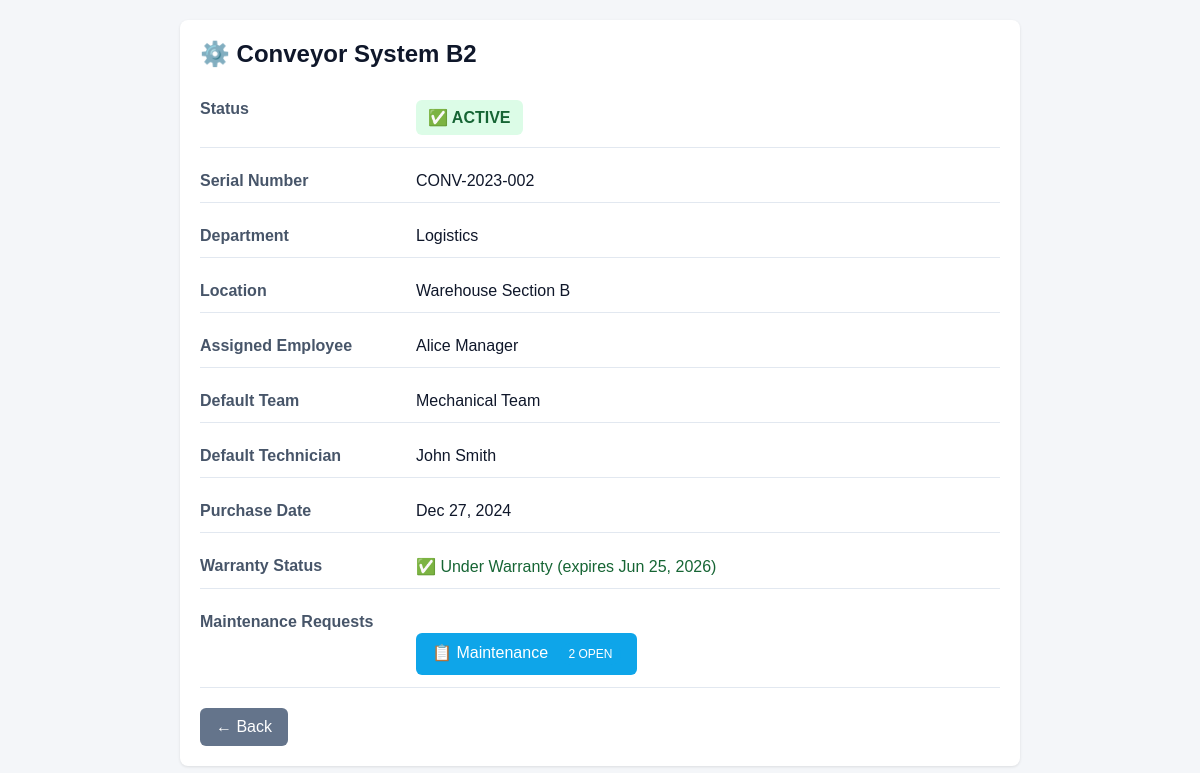
The page /equipment/3/ (signed in) on the database its author committed.
### equipment/models.py (models this page shows, shortened)
class Equipment(models.Model):
    name = models.CharField(
        max_length=150,
        help_text="Equipment name (e.g., 'Hydraulic Press A1', 'CNC Machine 3')"
    )
    serial_number = models.CharField(
        max_length=100,
        unique=True,
        help_text="Unique manufacturer serial number"
    )
    department = models.CharField(
        max_length=100,
        help_text="Department responsible for this equipment"
    )
    location = models.CharField(
        max_length=200,
        help_text="Physical location within facility (e.g., 'Building A, Floor 2, Section 3')"
    )
    assigned_employee = models.ForeignKey(
        User,
        on_delete=models.SET_NULL,
        null=True,
        blank=True,
        related_name='assigned_equipment',
        help_text="Primary employee responsible for this equipment"
    )
    default_maintenance_team = models.ForeignKey(
        MaintenanceTeam,
        on_delete=models.SET_NULL,
        null=True,
        blank=True,
        related_name='default_for_equipment',
        help_text="Default team for maintenance requests on this equipment"
    )
    default_technician = models.ForeignKey(
        User,
        on_delete=models.SET_NULL,
        null=True,
        blank=True,
        related_name='default_technician_for_equipment',
        help_text="Preferred technician for this equipment"
    )
    purchase_date = models.DateField(
        help_text="Date equipment was purchased"
    )
    warranty_expiry_date = models.DateField(
        null=True,
        blank=True,
        help_text="Date warranty expires"
    )
    is_scrapped = models.BooleanField(
        default=False,
        help_text="Whether equipment is logically scrapped (not deleted from system)"
    )
    created_at = models.DateTimeField(auto_now_add=True, null=True, blank=True)
    updated_at = models.DateTimeField(auto_now=True)
    class Meta:
        verbose_name = "Equipment"
        verbose_name_plural = "Equipment"
        ordering = ['name']
        indexes = [
            models.Index(fields=['serial_number']),
            models.Index(fields=['is_scrapped']),
        ]
    @property
    def is_under_warranty(self):
        if not self.warranty_expiry_date:
            return False
        from datetime import date
        return date.today() <= self.warranty_expiry_date
    def get_open_request_count(self):
        return self.maintenance_requests.filter(
            status__in=['New', 'In Progress']
        ).count()

### teams/models.py (models this page shows, shortened)
class MaintenanceTeam(models.Model):
    name = models.CharField(
        max_length=100,
        unique=True,
        default='Unnamed Team',
        help_text="Unique team name (e.g., 'Hydraulics Team', 'Electrical Team')"
    )
    description = models.TextField(
        blank=True,
        null=True,
        help_text="Team specialization and responsibilities"
    )
    members = models.ManyToManyField(
        User,
        related_name='maintenance_teams',
        help_text="Team members eligible to be assigned as technicians"
    )
    created_at = models.DateTimeField(auto_now_add=True, null=True, blank=True)
    updated_at = models.DateTimeField(auto_now=True)
    class Meta:
        verbose_name = "Maintenance Team"
        verbose_name_plural = "Maintenance Teams"
        ordering = ['name']

### equipment/views.py (the view)
# urls.py: path('<int:equipment_id>/', views.equipment_detail, name='detail'),
@login_required
@require_http_methods(["GET"])
def equipment_detail(request, equipment_id):
    equipment = get_object_or_404(Equipment, id=equipment_id)
    open_count = equipment.get_open_request_count()
    context = {
        'equipment': equipment,
        'open_count': open_count,
    }
    return render(request, 'equipment/detail.html', context)

### equipment/templates/equipment/detail.html (shortened to what this page needs)
{% load static %}
<!DOCTYPE html>
<html>
<head>
  <link rel="stylesheet" href="{% static 'style.css' %}">
</head>
<body>
  <div class="eq-detail">
    <h2>⚙️ {{ equipment.name }}</h2>
    <div class="eq-field">
      <label>Status</label>
      <div>
        <span class="eq-status {% if equipment.is_scrapped %}scrapped{% else %}active{% endif %}">
          {% if equipment.is_scrapped %}🔴 SCRAPPED{% else %}✅ ACTIVE{% endif %}
        </span>
      </div>
    </div>
    <div class="eq-field">
      <label>Serial Number</label>
      <value>{{ equipment.serial_number }}</value>
    </div>
    <div class="eq-field">
      <label>Department</label>
      <value>{{ equipment.department }}</value>
    </div>
    <div class="eq-field">
      <label>Location</label>
      <value>{{ equipment.location }}</value>
    </div>
    <div class="eq-field">
      <label>Assigned Employee</label>
      <value>{{ equipment.assigned_employee.get_full_name|default:"—" }}</value>
    </div>
    <div class="eq-field">
      <label>Default Team</label>
      <value>{{ equipment.default_maintenance_team.name|default:"—" }}</value>
    </div>
    <div class="eq-field">
      <label>Default Technician</label>
      <value>{{ equipment.default_technician.get_full_name|default:"—" }}</value>
    </div>
    <div class="eq-field">
      <label>Purchase Date</label>
      <value>{{ equipment.purchase_date|date:"M d, Y" }}</value>
    </div>
    <div class="eq-field">
      <label>Warranty Status</label>
      <value>
        {% if equipment.is_under_warranty %}
          <span style="color:#166534">✅ Under Warranty (expires {{ equipment.warranty_expiry_date|date:"M d, Y" }})</span>
        {% else %}
          <span style="color:#7c3aed">⏰ Out of Warranty</span>
        {% endif %}
      </value>
    </div>
    <div class="eq-field">
      <label>Maintenance Requests</label>
      <div>
        <a href="{% url 'equipment:maintenance_list' equipment.id %}" class="btn-action">
          📋 Maintenance
          {% if open_count > 0 %}
            <span class="eq-badge">{{ open_count }} OPEN</span>
          {% endif %}
        </a>
      </div>
    </div>
    <div style="margin-top:20px">
      <a href="/" class="btn-secondary" style="display:inline-block;padding:10px 16px;background:#64748b;color:#fff;border-radius:6px;text-decoration:none">← Back</a>
    </div>
  </div>
</body>
</html>

### static/style.css (style rules this page uses)
body { font-family: Arial, sans-serif; background: #f4f6f9; }

### equipment/templates/equipment/detail.html (style rules this page uses)
.eq-detail { max-width:800px;margin:20px auto;padding:20px;background:#fff;border-radius:8px;box-shadow:0 1px 3px rgba(0,0,0,0.1) }
.eq-detail h2 { margin-top:0;color:#0f172a }
.eq-field { display:grid;grid-template-columns:200px 1fr;gap:16px;margin:12px 0;padding:12px 0;border-bottom:1px solid #e2e8f0 }
.eq-field label { font-weight:600;color:#475569 }
.eq-field value { color:#0f172a }
.eq-status { padding:8px 12px;border-radius:6px;display:inline-block;font-weight:600 }
.eq-status.active { background:#dcfce7;color:#166534 }
.eq-badge { display:inline-block;background:#0ea5e9;color:#fff;padding:4px 8px;border-radius:12px;font-size:12px;margin-left:8px }
.btn-action { display:inline-block;padding:10px 16px;margin-top:20px;margin-right:8px;background:#0ea5e9;color:#fff;border-radius:6px;cursor:pointer;text-decoration:none;border:none }
.btn-secondary { background:#64748b;color:#fff }

### rows shown on the page
Equipment: name "Conveyor System B2", serial_number "CONV-2023-002", department "Logistics", location "Warehouse Section B", assigned_employee.get_full_name "Alice Manager", default_maintenance_team.name "Mechanical Team", default_technician.get_full_name "John Smith", purchase_date "Dec 27, 2024", warranty_expiry_date "Jun 25, 2026"

### other values the page prints
{{ open_count }} "2"
